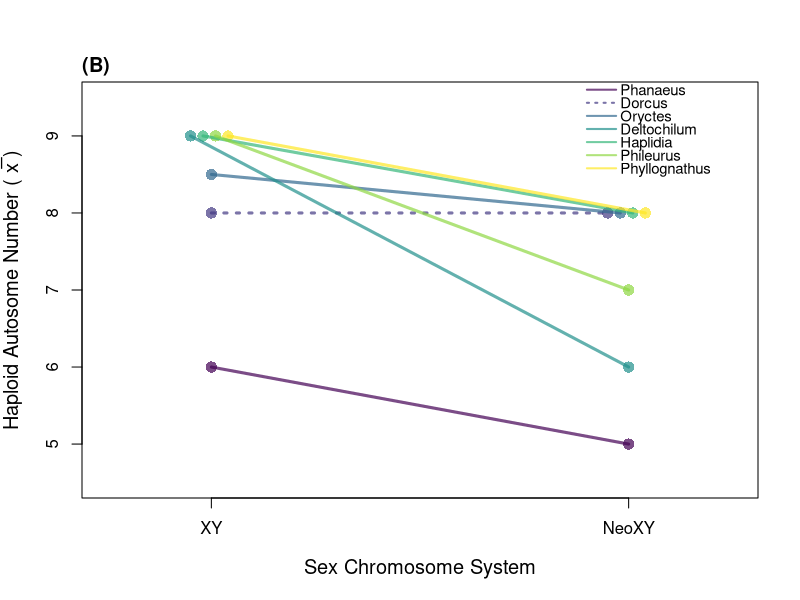

The R script that drew this image:
## plot the genus that have XY and Neo-XY and XY XO
## compare to their chromosome number change 
# chrom v sex chrom plot
library(viridis)
dat <- read.csv("../data/SpeciesChromList.csv")
dat <- dat[!is.na(dat$autosome.haploid),]
gen <- unique(dat$Genus)
XY <- NeoXY <- rep(NA,length(gen))
pdat <- data.frame(gen,XY,NeoXY)
for(i in 1:nrow(pdat)){
  for(j in 2:3){
    pdat[i,j] <- mean(dat$autosome.haploid[dat$Genus == pdat$gen[i] & 
                                             dat$SCS == colnames(pdat)[j]])
  }
}
pdat <- pdat[complete.cases(pdat),]
pdat <- pdat[order(pdat$XY),]
xs1 <- c(1,1,1, seq(from=.95, by=.03,length.out=4))
cols <- viridis(7, option = 'D',alpha = 0.7, begin = 0)
plot(y=pdat$XY, x=xs1,
     xlim=c(.75,2.25),
     ylim=c(4.5,9.5),
     xaxt="n",
     xlab="Sex Chromosome System", ylab = 'Haploid Autosome Number ( x\u0305 )',
     cex =1.5, pch = 16,
     cex.lab = 1.2,
     col = cols
)
cols <- viridis(7, option = 'D',alpha = 0.7, begin = 0)
x <- 1.98
y <- 9.6
y.dis <- 0.17
cex <- 0.9
text(x=x,y=y, "Phanaeus", adj=c(0,0.5), cex = cex)
text(x=x,y=y-y.dis, "Dorcus", adj=c(0,0.5), cex = cex)
text(x=x,y=y-2*y.dis, "Oryctes", adj=c(0,0.5), cex = cex)
text(x=x,y=y-3*y.dis, "Deltochilum", adj=c(0,0.5), cex = cex)
text(x=x,y=y-4*y.dis, "Haplidia", adj=c(0,0.5), cex = cex)
text(x=x,y=y-5*y.dis, "Phileurus", adj=c(0,0.5), cex = cex)
text(x=x,y=y-6*y.dis, "Phyllognathus",adj=c(0,0.5), cex = cex)
x <- 1.9
x2 <- 1.97
lwd <- 2
lines(x=c(x,x2), y=rep(y,2), col = cols[1],lwd = lwd)
lines(x=c(x,x2), y=rep(y-y.dis,2), col = cols[2],lwd = lwd, lty =3)
lines(x=c(x,x2), y=rep(y-2*y.dis,2), col = cols[3],lwd = lwd)
lines(x=c(x,x2), y=rep(y-3*y.dis,2), col = cols[4],lwd = lwd)
lines(x=c(x,x2), y=rep(y-4*y.dis,2), col = cols[5],lwd = lwd)
lines(x=c(x,x2), y=rep(y-5*y.dis,2), col = cols[6],lwd = lwd)
lines(x=c(x,x2), y=rep(y-6*y.dis,2), col = cols[7],lwd = lwd)
axis(side=1,at=c(1,2), c("XY","NeoXY"))
xs2 <- c(2, 1+xs1[4], 1+xs1[5],2,1+xs1[6],2,1+xs1[7])
points(y=pdat$NeoXY, x=xs2, cex=1.5, col = cols, pch =16)
for(i in 1:7){
  if (i != 2){
    lines(x=c(xs1[i],xs2[i]), y=c(pdat$XY[i],pdat$NeoXY[i]),
          col=cols[i], lwd = 3)
  }
  if (i == 2){
    lines(x=c(xs1[i],xs2[i]), y=c(pdat$XY[i],pdat$NeoXY[i]),
          col=cols[i], lwd = 3, lty =3)
  }
}
title(main = "(B)", adj = 0, line = 0.5)
# save PDF 6x6